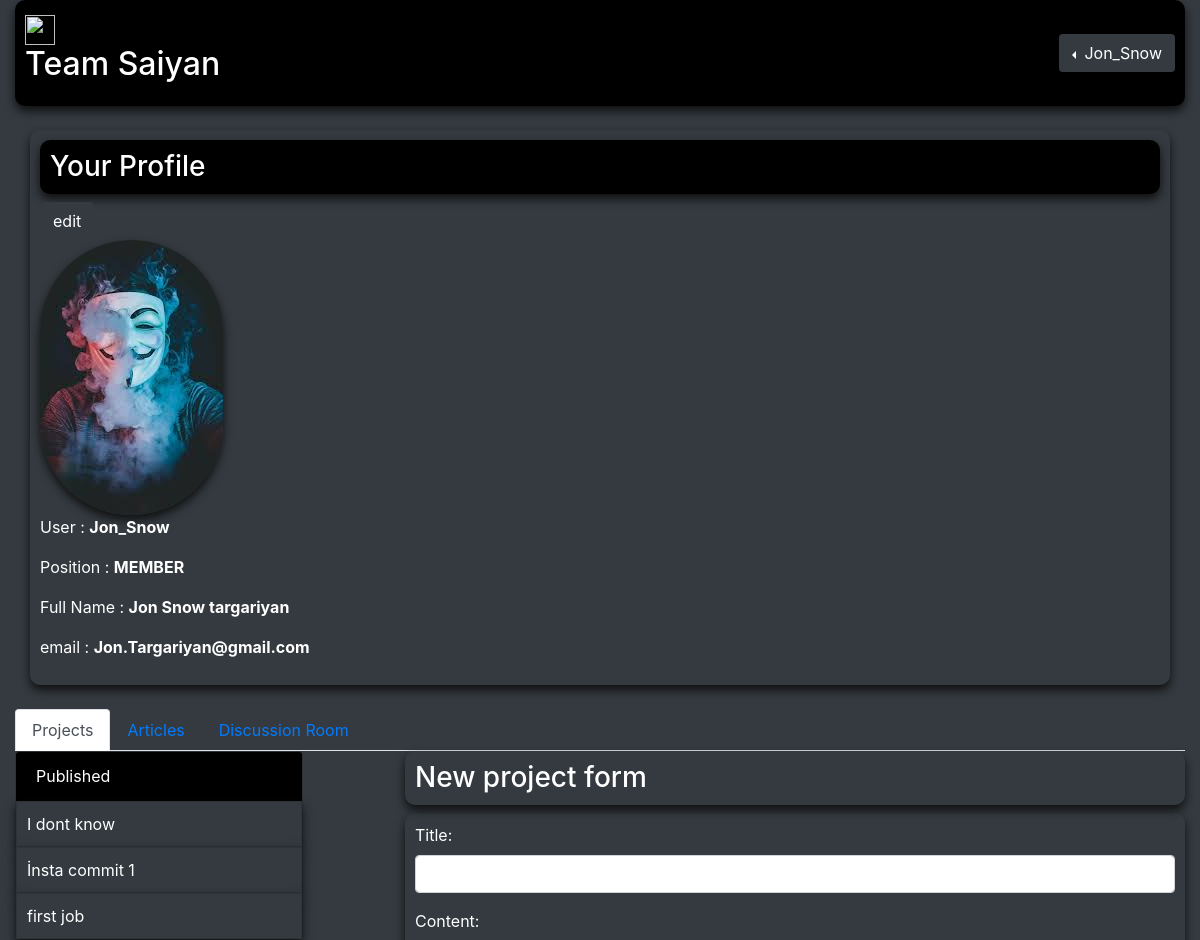
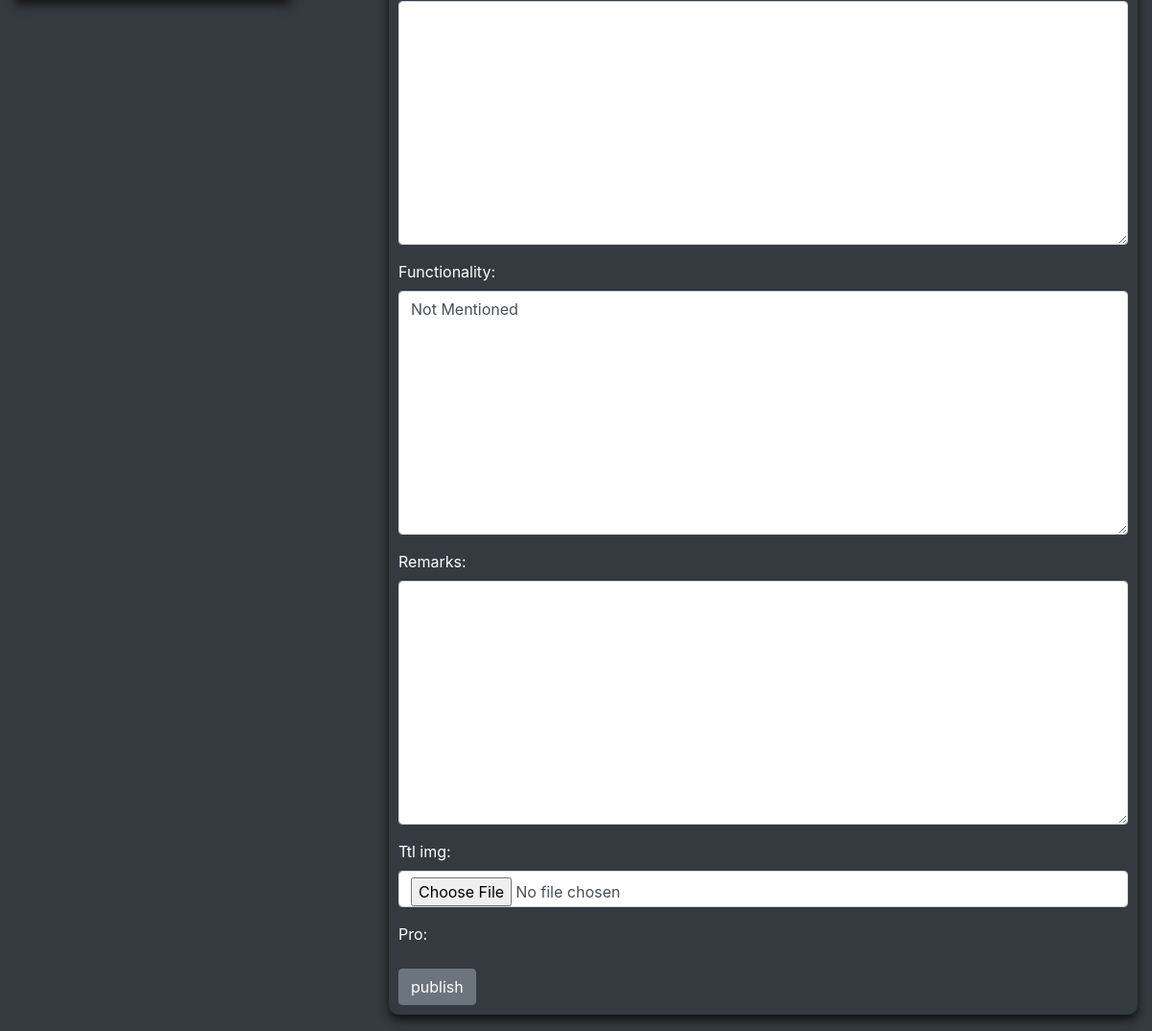
/Team/ (signed in), run on the app's committed database (2 pictures, top to bottom).
### Team/models.py (models this page shows, shortened)
class UserProfile(models.Model):
	user = models.OneToOneField(User, on_delete = models.CASCADE)
	pro_pic = models.ImageField(upload_to = 'pro_pics/', default = 'pro_pics/default.png')
	full_name = models.CharField(max_length = 100)
	POSITION = [('MEMBER','MEMBER'),('TEAM LEADER','TEAM LEADER'),('SAIYANS LEADER','SAIYANS LEADER')]
	position = models.CharField(max_length = 20, choices = POSITION, default = 'mem')

### blog/models.py (models this page shows)
class Project(models.Model):
	title = models.CharField(max_length = 255)
	content = models.TextField()
	author = models.ForeignKey(settings.AUTH_USER_MODEL,on_delete = models.CASCADE)
	Functionality = models.TextField(null = True, blank = True, default = 'Not Mentioned')
	remarks = models.TextField()
	ttl_img = models.ImageField(upload_to = 'images/')
	created_on = models.DateTimeField(auto_now_add = True)
	slug = models.SlugField(null = True)

### Team/views.py (the view, shortened to what this page needs)
# urls.py: path('',login_required(profile.as_view(),login_url = 'login'), name = 'profile'),
class profile(View):
	def get(self,request):
		template = 'Team/profile.html'
		try:
			projects = Project.objects.filter(author = request.user)
		except:
			projects = 'none'
		try:
			articles = Article.objects.filter(author = request.user)
		except:
			articles = 'none'
		profile = get_object_or_404(UserProfile, user = request.user)
		project_form = NewProjectForm()
		article_form = NewArticleForm()
		return render(request,template,{'projects':projects,'articles':articles,'p_form':project_form,'a_form':article_form, 'profile' : profile})

### Team/forms.py
class NewProjectForm(forms.ModelForm):
	pro = forms.IntegerField(widget=forms.HiddenInput(), initial=123)
	class Meta:
		model = Project
		fields = ['title','content','Functionality','remarks','ttl_img']

class NewArticleForm(forms.ModelForm):
	art = forms.IntegerField(widget=forms.HiddenInput(), initial=123)
	class Meta:
		model = Article
		fields = ['title','content']

### blog/templatetags/form_tags.py (called while the page is built)
@register.filter
def input_class(bound_field):
    css_class = ''
    if bound_field.form.is_bound:
        if bound_field.errors:
            css_class = 'is-invalid'
        elif field_type(bound_field) != 'PasswordInput':
            css_class = 'is-valid'
    return 'form-control {}'.format(css_class)

### templates/Team/profile.html (shortened to what this page needs)
{% extends 'blog/base.html' %}
{% load form_tags widget_tweaks %}
{% block content %}
{% include 'includes/team_nav.html' %}
<br><div class="container shadow-style ">
	         <h3 class="black_bg shadow-style">Your Profile</h3> <a href="{% url 'edit_profile' %}" class="btn btn-dark">edit</a>
          <div><img src="{{profile.pro_pic.url}}" class="pro-img-style"></div>
          <div>
          	<p>User       :    <b>{{user}}</b></p>
            <p>Position   :    <b>{{profile.position}}</b></p>
            <p>Full Name  :    <b>{{profile.full_name}}</b></p>
        	  <p>email      :    <b>{{user.email}}</b></p>
        </div>
	</div>
	<br>
	<div>
		<ul class="nav nav-tabs nav_bg text-white" id="myTab" role="tablist">
 			 <li class="nav-item" role="presentation">
   				 <a class="nav-link active" id="home-tab" data-toggle="tab" href="#Projects" role="tab" aria-controls="home" aria-selected="true">Projects</a>
 			 </li>
 			 <li class="nav-item" role="presentation">
  			 	 <a class="nav-link" id="profile-tab" data-toggle="tab" href="#Articles" role="tab" aria-controls="profile" aria-selected="false">Articles</a>
 			 </li>
 			 <li class="nav-item" role="presentation">
  				  <a class="nav-link" id="contact-tab" data-toggle="tab" href="#Discussion_room" role="tab" aria-controls="contact" aria-selected="false">Discussion Room</a>
 			 </li>
		</ul>
	<div class="tab-content" id="myTabContent">
  		<div class="tab-pane fade show active" id="Projects" role="tabpanel" aria-labelledby="home-tab">
        <div class="row no-gutters">
        <div class="col-6 col-md-4">
          <div class="card bg-dark" style="width: 18rem;">
             <div class="card-header black_bg text-white">
              Published
             </div>
             <ul class="list-group list-group-flush">
              {% if projects == 'none' %}
                <li class="list-group-item bg-dark shadow-style text-white">you haven't yet published any Projects...</li>
               {% else %}
                {% for obj in projects %}
                 <a href="#" data-toggle="modal" data-target="#{{obj.slug}}"> <li class="list-group-item bg-dark shadow-style text-white">{{obj.title}} </li> </a>
               {% endfor %}
               {% endif %}
             </ul>
            </div>
          </div>
          <div class="col-sm-6 col-md-8">
          <h3 class="shadow-style"> New project form</h3>
            <form class="shadow-style" method="POST" enctype="multipart/form-data">
              {% for field in p_form %}
              <div class="form-group">
              {{ field.label_tag }}
                {% render_field field class=field|input_class %}
                </div>
              {% endfor %}
              {% if editing %}
              <button type="submit" class="btn btn-secondary">Update</button><br>
              {% else %}
              <button type="submit" class="btn btn-secondary">publish</button><br>
              {% endif %}
              </form><br>
            </div>
          </div>
        </div>
  </div>
	</div>
{% endblock %}

### templates/includes/team_nav.html (shortened to what this page needs)
<nav class="navbar navbar-dark  black_bg shadow-style text-white">
  <a class="navbar-brand" href="#">
    <img src="..." width="30" height="30" class="d-inline-block align-top" alt="" loading="lazy">
    <h2>Team Saiyan</h2>
  </a>
  	{% if user.is_authenticated %}
       <div class="dropdown dropleft">
          <button type="button" class="btn bg-dark dropdown-toggle text-white" data-toggle="dropdown">
            {{user.username}}
          </button>
      </div>
  		{% endif %}
</nav>

### static/css/custom.css (style rules this page uses)
.black_bg { background-color: #000000; }
.shadow-style { box-shadow: 0 5px 10px #101010; padding: 10px; border-radius: 10px; }
.pro-img-style { border-radius: 500px; box-shadow: 0 5px 10px #101010; }

### data on the page
UserProfile: pro_pic (picture), position "MEMBER", full_name "Jon Snow targariyan"
Project: title "I dont know"
Project: title "İnsta commit 1"
Project: title "first job"

### other printed values
{{ user.username }} "Jon_Snow"
{{ user }} "Jon_Snow"
{{ user.email }} "Jon.Targariyan@gmail.com"
{{ field.label_tag }} "Title:" "Content:" "Functionality:" "Remarks:" "Ttl img:" "Pro:"
